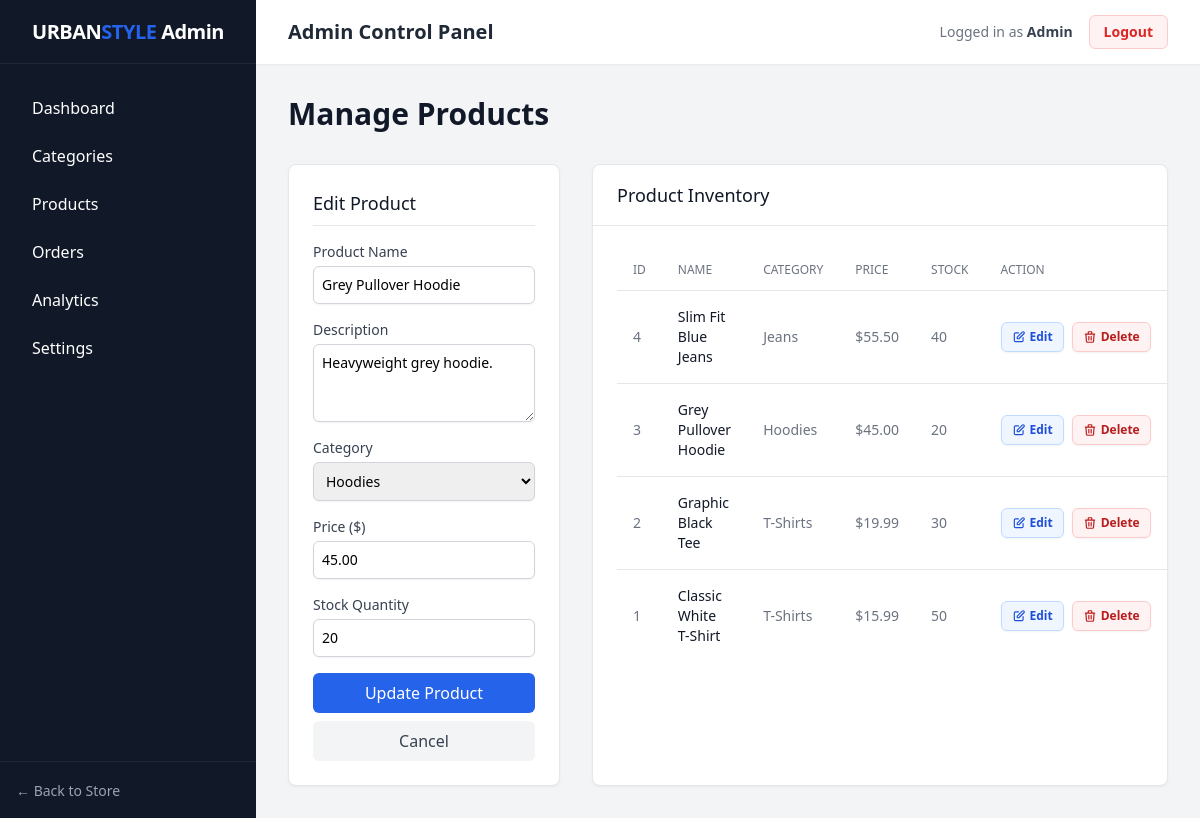
The app's page /admin/products.php?edit=3 (signed in) with its own data.
### tables this page shows
CREATE TABLE IF NOT EXISTS products (
    id INT AUTO_INCREMENT PRIMARY KEY,
    category_id INT NOT NULL,
    name VARCHAR(255) NOT NULL,
    description TEXT,
    price DECIMAL(10, 2) NOT NULL,
    image_url VARCHAR(255) DEFAULT 'default.jpg',
    stock_quantity INT DEFAULT 0,
    created_at TIMESTAMP DEFAULT CURRENT_TIMESTAMP,
    FOREIGN KEY (category_id) REFERENCES categories(id) ON DELETE CASCADE
);

CREATE TABLE IF NOT EXISTS categories (
    id INT AUTO_INCREMENT PRIMARY KEY,
    parent_id INT NULL DEFAULT NULL,
    name VARCHAR(100) NOT NULL,
    description TEXT,
    created_at TIMESTAMP DEFAULT CURRENT_TIMESTAMP,
    FOREIGN KEY (parent_id) REFERENCES categories(id) ON DELETE CASCADE
);

### admin/products.php (the view, shortened to what this page needs)
<?php
require_once '../config/database.php';
$edit_product = null;
if(isset($_GET['edit'])) {
    $edit_id = (int)$_GET['edit'];
    $edit_query = mysqli_query($conn, "SELECT * FROM products WHERE id = $edit_id");
    if(mysqli_num_rows($edit_query) > 0) {
        $edit_product = mysqli_fetch_assoc($edit_query);
    }
}
require_once 'includes/header.php';
$products = mysqli_query($conn, "
    SELECT p.*, c1.name as category_name, c2.name as parent_category_name
    FROM products p
    LEFT JOIN categories c1 ON p.category_id = c1.id
    LEFT JOIN categories c2 ON c1.parent_id = c2.id
    ORDER BY p.id DESC
");
$categories = mysqli_query($conn, "
    SELECT c1.id, c1.name, c2.name as parent_name
    FROM categories c1
    LEFT JOIN categories c2 ON c1.parent_id = c2.id
    ORDER BY COALESCE(c1.parent_id, c1.id) ASC, c1.parent_id IS NOT NULL ASC, c1.name ASC
");
?>
<div class="flex justify-between items-center mb-8">
    <h1 class="text-3xl font-bold text-gray-900">Manage Products</h1>
</div>
<div class="grid grid-cols-1 lg:grid-cols-3 gap-8">
    <div class="bg-white rounded-lg shadow-sm border border-gray-200 p-6 lg:col-span-1 h-fit">
        <h3 class="text-lg font-medium text-gray-900 mb-4 border-b pb-2">
            <?php echo $edit_product ? 'Edit Product' : 'Add New Product'; ?>
        </h3>
        <form action="products.php" method="POST">
            <div class="mb-4">
                <label class="block text-sm font-medium text-gray-700">Product Name</label>
                <input type="text" name="name" required value="<?php echo $edit_product ? htmlspecialchars($edit_product['name']) : ''; ?>" class="mt-1 block w-full rounded-md border-gray-300 shadow-sm focus:border-accent focus:ring-accent sm:text-sm p-2 border">
            </div>
            <div class="mb-4">
                <label class="block text-sm font-medium text-gray-700">Description</label>
                <textarea name="description" rows="3" required class="mt-1 block w-full rounded-md border-gray-300 shadow-sm focus:border-accent focus:ring-accent sm:text-sm p-2 border"><?php echo $edit_product ? htmlspecialchars($edit_product['description']) : ''; ?></textarea>
            </div>
            <div class="mb-4">
                <label class="block text-sm font-medium text-gray-700">Category</label>
                <select name="category_id" required class="mt-1 block w-full rounded-md border-gray-300 shadow-sm focus:border-accent focus:ring-accent sm:text-sm p-2 border">
                    <?php while($cat = mysqli_fetch_assoc($categories)): ?>
                        <option value="<?php echo $cat['id']; ?>" <?php if($edit_product && $edit_product['category_id'] == $cat['id']) echo 'selected'; ?>>
                            <?php
                            if ($cat['parent_name']) {
                                echo htmlspecialchars($cat['parent_name'] . ' > ' . $cat['name']);
                            } else {
                                echo htmlspecialchars($cat['name']);
                            }
                            ?>
                        </option>
                    <?php endwhile; ?>
                </select>
            </div>
            <div class="mb-4">
                <label class="block text-sm font-medium text-gray-700">Price ($)</label>
                <input type="number" step="0.01" name="price" required value="<?php echo $edit_product ? htmlspecialchars($edit_product['price']) : ''; ?>" class="mt-1 block w-full rounded-md border-gray-300 shadow-sm focus:border-accent focus:ring-accent sm:text-sm p-2 border">
            </div>
            <div class="mb-4">
                <label class="block text-sm font-medium text-gray-700">Stock Quantity</label>
                <input type="number" name="stock_quantity" required value="<?php echo $edit_product ? htmlspecialchars($edit_product['stock_quantity']) : ''; ?>" class="mt-1 block w-full rounded-md border-gray-300 shadow-sm focus:border-accent focus:ring-accent sm:text-sm p-2 border">
            </div>
            <?php if($edit_product): ?>
                <button type="submit" name="update_product" class="w-full bg-accent text-white py-2 px-4 rounded-md hover:bg-blue-700 font-medium transition-colors mb-2">Update Product</button>
                <a href="products.php" class="block w-full text-center bg-gray-100 text-gray-700 py-2 px-4 rounded-md hover:bg-gray-200 font-medium transition-colors">Cancel</a>
            <?php else: ?>
                <button type="submit" name="add_product" class="w-full bg-accent text-white py-2 px-4 rounded-md hover:bg-blue-700 font-medium transition-colors">Add Product</button>
            <?php endif; ?>
        </form>
    </div>
    <div class="bg-white rounded-lg shadow-sm border border-gray-200 lg:col-span-2">
        <div class="px-6 py-4 border-b border-gray-200">
            <h3 class="text-lg font-medium text-gray-900">Product Inventory</h3>
        </div>
        <div class="p-6 overflow-x-auto">
            <table class="min-w-full divide-y divide-gray-200">
                <thead>
                    <tr>
                        <th class="px-4 py-3 text-left text-xs font-medium text-gray-500 uppercase">ID</th>
                        <th class="px-4 py-3 text-left text-xs font-medium text-gray-500 uppercase">Name</th>
                        <th class="px-4 py-3 text-left text-xs font-medium text-gray-500 uppercase">Category</th>
                        <th class="px-4 py-3 text-left text-xs font-medium text-gray-500 uppercase">Price</th>
                        <th class="px-4 py-3 text-left text-xs font-medium text-gray-500 uppercase">Stock</th>
                        <th class="px-4 py-3 text-left text-xs font-medium text-gray-500 uppercase">Action</th>
                    </tr>
                </thead>
                <tbody class="divide-y divide-gray-200">
                    <?php while($prod = mysqli_fetch_assoc($products)): ?>
                    <tr>
                        <td class="px-4 py-4 text-sm text-gray-500"><?php echo $prod['id']; ?></td>
                        <td class="px-4 py-4 text-sm font-medium text-gray-900"><?php echo htmlspecialchars($prod['name']); ?></td>
                        <td class="px-4 py-4 text-sm text-gray-500">
                            <?php
                            if ($prod['parent_category_name']) {
                                echo htmlspecialchars($prod['parent_category_name'] . ' > ' . $prod['category_name']);
                            } else {
                                echo htmlspecialchars($prod['category_name']);
                            }
                            ?>
                        </td>
                        <td class="px-4 py-4 text-sm text-gray-500">$<?php echo $prod['price']; ?></td>
                        <td class="px-4 py-4 text-sm text-gray-500"><?php echo $prod['stock_quantity']; ?></td>
                        <td class="px-4 py-4 text-sm font-medium whitespace-nowrap">
                            <div class="flex items-center space-x-2">
                                <a href="products.php?edit=<?php echo $prod['id']; ?>" class="inline-flex items-center gap-1 px-2.5 py-1.5 bg-blue-50 text-blue-700 hover:bg-blue-100 border border-blue-200 hover:border-blue-300 rounded-md text-xs font-semibold shadow-sm transition-all duration-200">
                                    <svg class="w-3.5 h-3.5" fill="none" stroke="currentColor" viewBox="0 0 24 24" xmlns="http://www.w3.org/2000/svg">
                                        <path stroke-linecap="round" stroke-linejoin="round" stroke-width="2" d="M11 5H6a2 2 0 00-2 2v11a2 2 0 002 2h11a2 2 0 002-2v-5m-1.414-9.414a2 2 0 112.828 2.828L11.828 15H9v-2.828l8.586-8.586z"></path>
                                    </svg>
                                    Edit
                                </a>
                                <a href="products.php?delete=<?php echo $prod['id']; ?>" onclick="return confirm('Are you sure you want to delete this product?')" class="inline-flex items-center gap-1 px-2.5 py-1.5 bg-red-50 text-red-700 hover:bg-red-100 border border-red-200 hover:border-red-300 rounded-md text-xs font-semibold shadow-sm transition-all duration-200">
                                    Delete
                                </a>
                            </div>
                        </td>
                    </tr>
                    <?php endwhile; ?>
                </tbody>
            </table>
        </div>
    </div>
</div>
<?php require_once 'includes/footer.php'; ?>

### records on screen
products: name "Grey Pullover Hoodie", description "Heavyweight grey hoodie.", category_id "Hoodies", price "45.00", stock_quantity "20", id "3", category.name "Hoodies"
products: id "4", name "Slim Fit Blue Jeans", category.name "Jeans", price "55.50", stock_quantity "40"
products: id "2", name "Graphic Black Tee", category.name "T-Shirts", price "19.99", stock_quantity "30"
products: id "1", name "Classic White T-Shirt", category.name "T-Shirts", price "15.99", stock_quantity "50"

### other values on screen
$_SESSION['admin_username'] "Admin"
